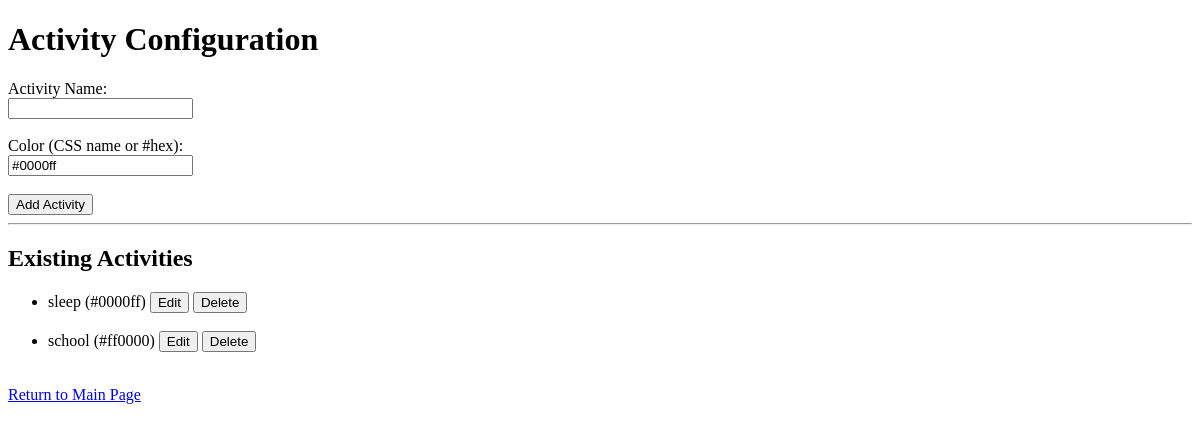
Before: /activities/ (signed in) with the older database file.
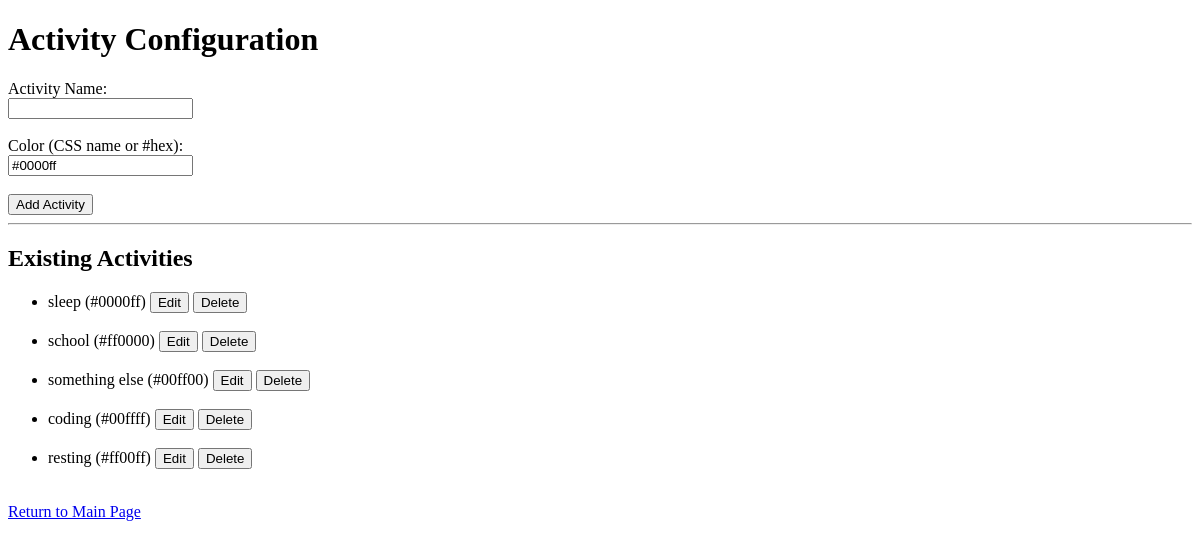
After: the same page with the newer database file.
### mainpage/models.py (models this page shows, shortened)
class ActivityMapping(models.Model):
    user_id = models.IntegerField()
    name = models.CharField(max_length=100)
    color = models.CharField(max_length=50, default="#000000")

### mainpage/views.py (the view, shortened to what this page needs)
# urls.py: path('activities/', activity_config_view, name='activity_config_view'),
@login_required
def activity_config_view(request):
    edit_activity = None
    if request.method == 'GET':
        edit_id = request.GET.get('edit_id')
        if edit_id:
            edit_activity = ActivityMapping.objects.filter(user_id=request.user.id, id=edit_id).first()
    activities = ActivityMapping.objects.filter(user_id=request.user.id).order_by('id')
    return render(request, 'mainpage/activity_config.html', {
        'activities': activities,
        'edit_activity': edit_activity
    })

### mainpage/templates/mainpage/activity_config.html (shortened to what this page needs)
{% load static %}
<!DOCTYPE html>
<html>
<head>
</head>
<body>
  <h1>Activity Configuration</h1>
  <form method="POST">
    {% if edit_activity %}
      <input type="hidden" name="action" value="update" />
      <input type="hidden" name="activity_id" value="{{ edit_activity.id }}" />
      <label for="name">Activity Name:</label><br/>
      <input type="text" name="name" required maxlength="15" value="{{ edit_activity.name }}"><br/><br/>
      <label for="color">Color (CSS name or #hex):</label><br/>
      <input type="text" name="color" required value="{{ edit_activity.color }}"><br/><br/>
      <button type="submit">Update Activity</button>
    {% else %}
      <label for="name">Activity Name:</label><br/>
      <input type="text" name="name" required maxlength="15"><br/><br/>
      <label for="color">Color (CSS name or #hex):</label><br/>
      <input type="text" name="color" value="#0000ff" required><br/><br/>
      <button type="submit">Add Activity</button>
    {% endif %}
  </form>
  <hr/>
  <h2>Existing Activities</h2>
  <ul>
    {% for act in activities %}
      <li>
        {{ act.name }} ({{ act.color }})
        <form method="GET" style="display:inline;">
          <button type="submit">Edit</button>
        </form>
        <form method="POST" style="display:inline;">
          <button type="submit">Delete</button>
        </form>
      </li><br>
    {% endfor %}
  </ul>
  <p><a href="{% url 'main_page' %}">Return to Main Page</a></p>
</body>
</html>

Changed rows visible on the page:
added ActivityMapping: name "something else", color "#00ff00"
added ActivityMapping: name "coding", color "#00ffff"
added ActivityMapping: name "resting", color "#ff00ff"
